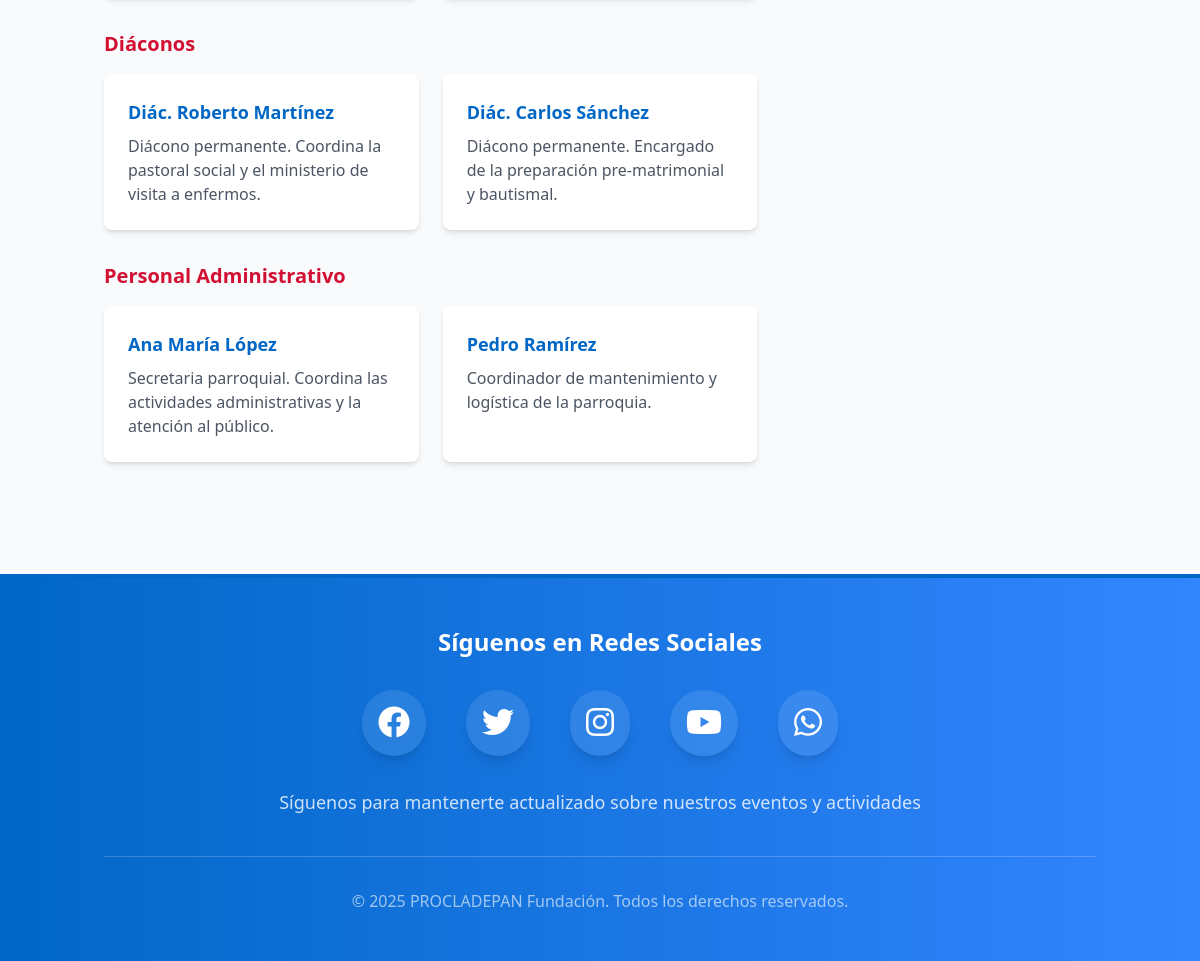
/pan/informacion/equipo-pastoral/ (lower part), run on an earlier commit of the app's database.
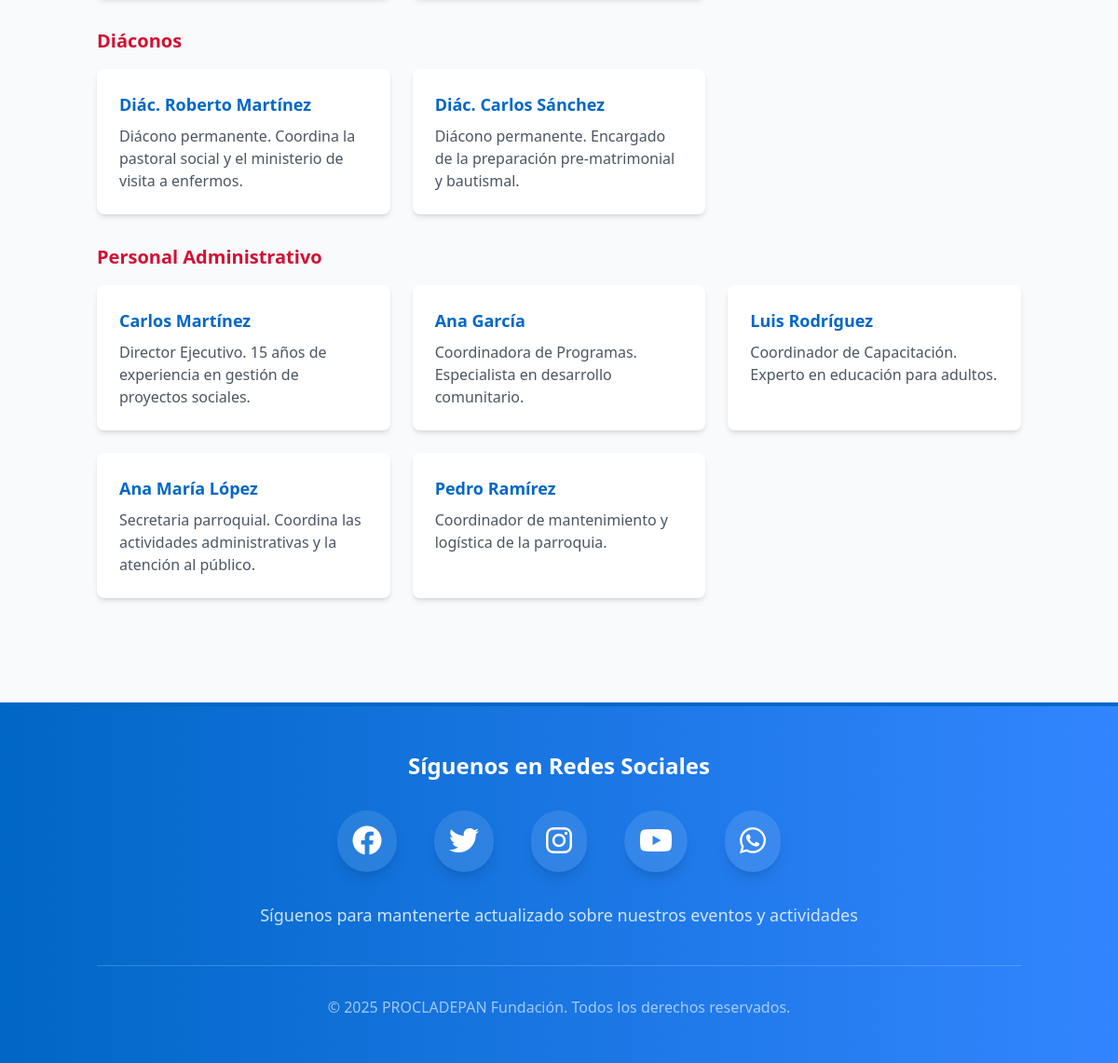
And on a later commit of the database.
### eventsApp/models.py (models this page shows, shortened)
class TeamMember(models.Model):
    ROL_CHOICES = [
        ('sacerdote', 'Sacerdote'),
        ('diacono', 'Diácono'),
        ('administrativo', 'Personal Administrativo'),
    ]
    nombre = models.CharField(max_length=100)
    rol = models.CharField(max_length=20, choices=ROL_CHOICES)
    descripcion = models.TextField()
    imagen = models.ImageField(upload_to='team/', blank=True, null=True)
    orden = models.IntegerField(default=0)
    activo = models.BooleanField(default=True)
    class Meta:
        ordering = ['orden', 'nombre']

### eventsApp/views.py (the view)
# urls.py: path('informacion/equipo-pastoral/', views.equipo_pastoral, name='equipo_pastoral'),
def equipo_pastoral(request):
    sacerdotes = TeamMember.objects.filter(rol='sacerdote', activo=True)
    diaconos = TeamMember.objects.filter(rol='diacono', activo=True)
    administrativos = TeamMember.objects.filter(rol='administrativo', activo=True)
    context = {
        'sacerdotes': sacerdotes,
        'diaconos': diaconos,
        'administrativos': administrativos,
    }
    return render(request, 'eventsApp/equipo_pastoral.html', context)

### eventsApp/templates/eventsApp/equipo_pastoral.html (shortened to what this page needs)
{% extends "base/base.html" %}
{% load static %}
{% block content %}
<main class="container mx-auto py-8 px-4">
    <section class="mb-12">
        {% if diaconos %}
        <div class="mb-8">
            <h3 class="text-xl font-semibold mb-4 text-[var(--theme-brown)]">Diáconos</h3>
            <div class="grid md:grid-cols-2 lg:grid-cols-3 gap-6">
                {% for miembro in diaconos %}
                <div class="bg-white p-6 rounded-lg shadow-md">
                    <h4 class="text-lg font-semibold mb-2">{{ miembro.nombre }}</h4>
                    <p class="text-gray-600">{{ miembro.descripcion }}</p>
                </div>
                {% endfor %}
            </div>
        </div>
        {% endif %}
        {% if administrativos %}
        <div>
            <h3 class="text-xl font-semibold mb-4 text-[var(--theme-brown)]">Personal Administrativo</h3>
            <div class="grid md:grid-cols-2 lg:grid-cols-3 gap-6">
                {% for miembro in administrativos %}
                <div class="bg-white p-6 rounded-lg shadow-md">
                    <h4 class="text-lg font-semibold mb-2">{{ miembro.nombre }}</h4>
                    <p class="text-gray-600">{{ miembro.descripcion }}</p>
                </div>
                {% endfor %}
            </div>
        </div>
        {% endif %}
    </section>
</main>
{% endblock content %}

### base/templates/base/base.html (shortened to what this page needs)
<!DOCTYPE html>
<html lang="en">
<head>
    {% load static %}
    <link rel="stylesheet" href="{% static 'django_social_project/css/base.css' %}">
    <script src="https://cdn.tailwindcss.com"></script>
    <link rel="stylesheet" href="https://cdnjs.cloudflare.com/ajax/libs/font-awesome/6.0.0/css/all.min.css">
</head>
<body class="relative h-full w-full">
    {% block content %}
    {% endblock %}
    <footer class="bg-gradient-to-r from-[rgb(0,103,198)] to-[rgb(51,133,255)] py-12 mt-8 border-t-4 border-[rgb(0,103,198)]">
        <div class="container mx-auto px-4">
            <div class="text-center">
                <h3 class="text-2xl font-bold mb-8 text-white">Síguenos en Redes Sociales</h3>
                <div class="flex justify-center space-x-10">
                    <a href="https://facebook.com" target="_blank" rel="noopener noreferrer"
                       class="social-icon bg-white/10 p-4 rounded-full shadow-lg text-white hover:text-[rgb(0,103,198)] hover:bg-white transition-all duration-300">
                        <i class="fab fa-facebook fa-2x"></i>
                    </a>
                    <a href="https://twitter.com" target="_blank" rel="noopener noreferrer"
                       class="social-icon bg-white/10 p-4 rounded-full shadow-lg text-white hover:text-[rgb(0,103,198)] hover:bg-white transition-all duration-300">
                        <i class="fab fa-twitter fa-2x"></i>
                    </a>
                    <a href="https://instagram.com" target="_blank" rel="noopener noreferrer"
                       class="social-icon bg-white/10 p-4 rounded-full shadow-lg text-white hover:text-[rgb(0,103,198)] hover:bg-white transition-all duration-300">
                        <i class="fab fa-instagram fa-2x"></i>
                    </a>
                    <a href="https://youtube.com" target="_blank" rel="noopener noreferrer"
                       class="social-icon bg-white/10 p-4 rounded-full shadow-lg text-white hover:text-[rgb(0,103,198)] hover:bg-white transition-all duration-300">
                        <i class="fab fa-youtube fa-2x"></i>
                    </a>
                    <a href="https://wa.me/50761234567" target="_blank" rel="noopener noreferrer"
                       class="social-icon bg-white/10 p-4 rounded-full shadow-lg text-white hover:text-[rgb(0,103,198)] hover:bg-white transition-all duration-300">
                        <i class="fab fa-whatsapp fa-2x"></i>
                    </a>
                </div>
                <p class="mt-8 text-white/80 text-lg max-w-2xl mx-auto">
                    Síguenos para mantenerte actualizado sobre nuestros eventos y actividades
                </p>
                <div class="mt-10 pt-8 border-t border-white/20">
                    <p class="text-white/60">&copy; {% now "Y" %} PROCLADEPAN Fundación. Todos los derechos reservados.</p>
                </div>
            </div>
        </div>
    </footer>
</body>
</html>

### base/static/django_social_project/css/base.css (style rules this page uses)
:root { --primary-red: #dc2626; --primary-blue: #1e3a8a; --primary-white: #ffffff; --red-light: #fecaca; --red-hover: #b91c1c; --blue-light: #bfdbfe; --blue-hover: #1e40af; --neutral-50: #f8fafc; --neutral-100: #f1f5f9; --neutral-200: #e2e8f0; --neutral-800: #1e293b; --text-primary: var(--primary-blue); --text-secondary: var(--primary-red); --background-primary: var(--neutral-50); --background-secondary: var(--neutral-100); --link-color: var(--primary-blue); --link-hover: var(--primary-red); --header-height: 144px; --header-height-scroll: 80px; --header-transition: all 0.3s ease-in-out; }
body { background-color: var(--background-primary); color: var(--text-primary); font-family: "chivo", system-ui, sans-serif; scroll-behavior: smooth; display: flex; flex-direction: column; height: 100vh; }

### base/templates/base/base.html (style rules this page uses)
:root { --theme-brown: rgb(210, 16, 52); --theme-brown-dark: rgb(168, 13, 42); --theme-blue: rgb(0, 103, 198); --theme-blue-light: rgb(51, 133, 255); --neutral-50: #F9FAFB; --neutral-100: #F3F4F6; --neutral-200: #E5E7EB; --neutral-300: #D1D5DB; --neutral-400: #9CA3AF; --neutral-500: #6B7280; --neutral-600: #4B5563; --neutral-700: #374151; --neutral-800: #1F2937; --neutral-900: #111827; }
.social-icon { transition: transform 0.2s ease; }
h1, h2, h3, h4, h5, h6 { color: var(--theme-blue); }

What changed in the data, as far as the page shows it:
added TeamMember: nombre "Carlos Martínez", descripcion "Director Ejecutivo. 15 años de experiencia en gestión de proyectos sociales.", shown under "Personal Administrativo"
added TeamMember: nombre "Ana García", descripcion "Coordinadora de Programas. Especialista en desarrollo comunitario.", shown under "Personal Administrativo"
added TeamMember: nombre "Luis Rodríguez", descripcion "Coordinador de Capacitación. Experto en educación para adultos.", shown under "Personal Administrativo"
